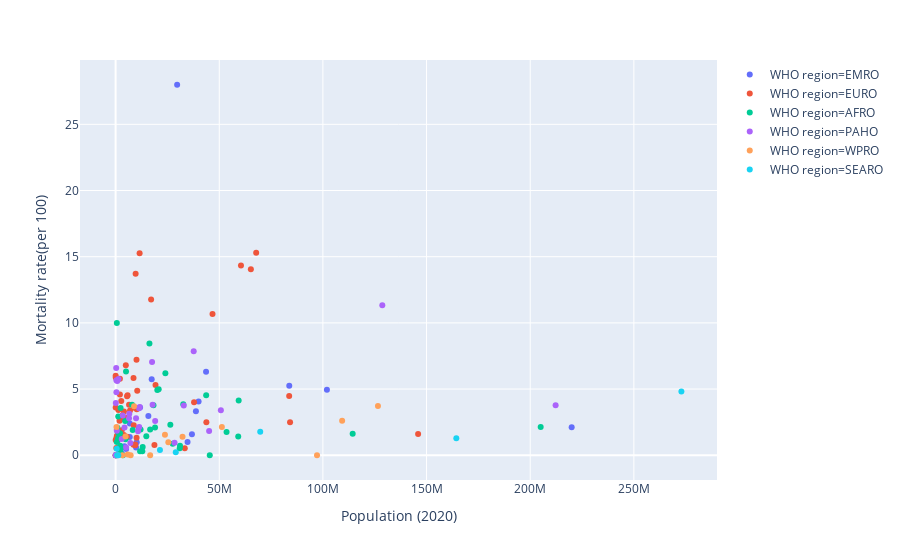

The code cell stored with this chart in its notebook:
### Code cell
# remove countries with very high populations for beter visualization

data2 = data1[data1['Country/Region'].str.contains('China')!=True]
data2 = data2[data2['Country/Region'].str.contains('India')!=True]

px.scatter(data2, y='Mortality rate(per 100)', x='Population (2020)', color='WHO region', hover_data=['Country/Region'])

### Figure 1 — Plotly figure (JSON) as saved in the notebook; plotly's stock layout.template omitted (floating-point values rounded to 4 significant figures)
{"data": [{"customdata": [["Afghanistan"], ["Bahrain"], ["Djibouti"], ["Egypt"], ["Iran"], ["Iraq"], ["Jordan"], ["Kuwait"], ["Lebanon"], ["Libya"], ["Morocco"], ["Oman"], ["Pakistan"], ["Qatar"], ["Saudi Arabia"], ["Somalia"], ["South Sudan"], ["Sudan"], ["Syria"], ["Tunisia"], ["United Arab Emirates"], ["Yemen"]], "hoverlabel": {"namelength": 0}, "hovertemplate": "WHO region=EMRO<br>Population (2020)=%{x}<br>Mortality rate(per 100)=%{y}<br>Country/Region=%{customdata[0]}", "legendgroup": "WHO region=EMRO", "marker": {"color": "#636efa", "symbol": "circle"}, "mode": "markers", "name": "WHO region=EMRO", "showlegend": true, "type": "scatter", "x": [38742911, 1688629, 985027, 101930276, 83771587, 40031626, 10182442, 4257495, 6831445, 6852010, 36820713, 5078933, 219992900, 2870922, 34701377, 15798020, 11166783, 43632213, 17410293, 11793319, 9865845, 29687214], "xaxis": "x", "y": [3.33, 0.35, 1.11, 4.94, 5.25, 4.07, 0.99, 0.68, 1.38, 2.39, 1.58, 0.48, 2.12, 0.15, 1, 2.97, 2.04, 6.3, 5.74, 3.6, 0.59, 27.99], "yaxis": "y"}, {"customdata": [["Albania"], ["Andorra"], ["Armenia"], ["Austria"], ["Azerbaijan"], ["Belarus"], ["Belgium"], ["Bosnia and Herzegovina"], ["Bulgaria"], ["Croatia"], ["Cyprus"], ["Denmark"], ["Estonia"], ["Finland"], ["France"], ["Georgia"], ["Germany"], ["Greece"], ["Greenland"], ["Holy See"], ["Hungary"], ["Iceland"], ["Ireland"], ["Israel"], ["Italy"], ["Kazakhstan"], ["Kyrgyzstan"], ["Latvia"], ["Liechtenstein"], ["Lithuania"], ["Luxembourg"], ["Malta"], ["Moldova"], ["Monaco"], ["Montenegro"], ["Netherlands"], ["North Macedonia"], ["Norway"], ["Poland"], ["Portugal"], ["Romania"], ["Russia"], ["San Marino"], ["Serbia"], ["Slovakia"], ["Slovenia"], ["Spain"], ["Sweden"], ["Switzerland"], ["Tajikistan"], ["Turkey"], ["Ukraine"], ["United Kingdom"], ["Uzbekistan"]], "hoverlabel": {"namelength": 0}, "hovertemplate": "WHO region=EURO<br>Population (2020)=%{x}<br>Mortality rate(per 100)=%{y}<br>Country/Region=%{customdata[0]}", "legendgroup": "WHO region=EURO", "marker": {"color": "#EF553B", "symbol": "circle"}, "mode": "markers", "name": "WHO region=EURO", "showlegend": true, "type": "scatter", "x": [2878420, 77240, 2962137, 8996022, 10120555, 9449940, 11579477, 3284806, 6958627, 4110214, 1205577, 5788108, 1326357, 5539002, 65244628, 3990681, 83730223, 10433037, 56750, 801, 9665192, 340795, 4926480, 8627444, 60479424, 18730568, 6501804, 1890218, 38106, 2729553, 623861, 441308, 4035814, 39186, 628050, 17127290, 2083391, 5412632, 37854825, 10202571, 19262731, 145922010, 33917, 8744288, 5459116, 2078881, 46751175, 10086531, 8641786, 9492342, 84153250, 43785122, 67814098, 33368859], "xaxis": "x", "y": [2.73, 5.88, 1.88, 3.58, 1.33, 0.76, 15.26, 3, 3.38, 2.78, 1.83, 4.53, 3.41, 4.46, 14.06, 1.53, 4.47, 4.87, 0, 0, 13.71, 0.54, 6.79, 0.79, 14.33, 0.78, 3.82, 2.6, 1.16, 4.1, 1.94, 1.33, 3.3, 3.6, 1.47, 11.77, 4.59, 2.82, 4.01, 3.47, 5.3, 1.61, 6.01, 2.27, 1.39, 5.77, 10.68, 7.22, 5.84, 0.82, 2.49, 2.5, 15.3, 0.53], "yaxis": "y"}, {"customdata": [["Algeria"], ["Angola"], ["Benin"], ["Botswana"], ["Burkina Faso"], ["Burundi"], ["Cabo Verde"], ["Cameroon"], ["Central African Republic"], ["Chad"], ["Comoros"], ["Equatorial Guinea"], ["Eritrea"], ["Eswatini"], ["Ethiopia"], ["Gabon"], ["Gambia"], ["Ghana"], ["Guinea"], ["Guinea-Bissau"], ["Kenya"], ["Lesotho"], ["Liberia"], ["Madagascar"], ["Malawi"], ["Mali"], ["Mauritania"], ["Mauritius"], ["Mozambique"], ["Namibia"], ["Niger"], ["Nigeria"], ["Rwanda"], ["Senegal"], ["Seychelles"], ["Sierra Leone"], ["South Africa"], ["Tanzania"], ["Togo"], ["Uganda"], ["Western Sahara"], ["Zambia"], ["Zimbabwe"]], "hoverlabel": {"namelength": 0}, "hovertemplate": "WHO region=AFRO<br>Population (2020)=%{x}<br>Mortality rate(per 100)=%{y}<br>Country/Region=%{customdata[0]}", "legendgroup": "WHO region=AFRO", "marker": {"color": "#00cc96", "symbol": "circle"}, "mode": "markers", "name": "WHO region=AFRO", "showlegend": true, "type": "scatter", "x": [43685618, 32644783, 12055347, 2341649, 20780371, 11814346, 554750, 26405174, 4812256, 16324440, 865696, 1392950, 3536285, 1157707, 114357494, 2214593, 2402083, 30936375, 13056478, 1958132, 53521116, 2138799, 5032469, 27539106, 19024426, 20125282, 4623535, 1271347, 31067362, 2531290, 24014064, 205052107, 12883878, 16649599, 98224, 7942879, 59154802, 59368313, 8237580, 45427637, 594215, 18273379, 14818157], "xaxis": "x", "y": [4.53, 3.85, 1.94, 0.19, 4.98, 0.3, 1, 2.31, 1.21, 8.44, 2.08, 1.66, 0, 1.27, 1.63, 0.72, 3.57, 0.53, 0.62, 1.33, 1.76, 1.67, 6.32, 0.86, 2.1, 4.93, 2.59, 2.92, 0.72, 0.51, 6.2, 2.13, 0.3, 1.94, 0, 3.82, 1.41, 4.13, 1.9, 0, 10, 3.78, 1.43], "yaxis": "y"}, {"customdata": [["Antigua and Barbuda"], ["Argentina"], ["Bahamas"], ["Barbados"], ["Belize"], ["Bolivia"], ["Brazil"], ["Canada"], ["Chile"], ["Colombia"], ["Costa Rica"], ["Cuba"], ["Dominica"], ["Dominican Republic"], ["Ecuador"], ["El Salvador"], ["Grenada"], ["Guatemala"], ["Guyana"], ["Haiti"], ["Honduras"], ["Jamaica"], ["Mexico"], ["Nicaragua"], ["Panama"], ["Paraguay"], ["Peru"], ["Saint Lucia"], ["Suriname"], ["Trinidad and Tobago"], ["Uruguay"], ["Venezuela"]], "hoverlabel": {"namelength": 0}, "hovertemplate": "WHO region=PAHO<br>Population (2020)=%{x}<br>Mortality rate(per 100)=%{y}<br>Country/Region=%{customdata[0]}", "legendgroup": "WHO region=PAHO", "marker": {"color": "#ab63fa", "symbol": "circle"}, "mode": "markers", "name": "WHO region=PAHO", "showlegend": true, "type": "scatter", "x": [97764, 45111229, 392477, 287305, 396120, 11640159, 212253150, 37674770, 19082804, 50771878, 5084636, 11327988, 71950, 10825682, 17587526, 6479609, 112418, 17846248, 785788, 11373955, 9871892, 2958567, 128655589, 6608366, 4300667, 7114524, 32876986, 183458, 585561, 1398579, 3471314, 28451828], "xaxis": "x", "y": [3.95, 1.83, 5.67, 6.6, 4.76, 3.65, 3.77, 7.85, 2.59, 3.4, 0.58, 3.55, 0, 1.82, 7.04, 2.8, 0, 3.81, 5.6, 2.13, 2.8, 1.23, 11.34, 3.14, 2.1, 0.92, 3.75, 0, 1.86, 5.76, 3.01, 0.94], "yaxis": "y"}, {"customdata": [["Australia"], ["Brunei"], ["Cambodia"], ["Fiji"], ["Japan"], ["Laos"], ["Malaysia"], ["Mongolia"], ["New Zealand"], ["Papua New Guinea"], ["Philippines"], ["Singapore"], ["South Korea"], ["Taiwan"], ["Vietnam"]], "hoverlabel": {"namelength": 0}, "hovertemplate": "WHO region=WPRO<br>Population (2020)=%{x}<br>Mortality rate(per 100)=%{y}<br>Country/Region=%{customdata[0]}", "legendgroup": "WHO region=WPRO", "marker": {"color": "#FFA15A", "symbol": "circle"}, "mode": "markers", "name": "WHO region=WPRO", "showlegend": true, "type": "scatter", "x": [25439164, 436624, 16671185, 895128, 126552765, 7253719, 32280610, 3267320, 4814272, 8911530, 109280343, 5840996, 51260395, 23808164, 97160127], "xaxis": "x", "y": [0.99, 2.13, 0, 0, 3.73, 0, 1.4, 0, 1.41, 3.7, 2.6, 0.06, 2.14, 1.55, 0], "yaxis": "y"}, {"customdata": [["Bangladesh"], ["Bhutan"], ["Indonesia"], ["Maldives"], ["Nepal"], ["Sri Lanka"], ["Thailand"], ["Timor-Leste"]], "hoverlabel": {"namelength": 0}, "hovertemplate": "WHO region=SEARO<br>Population (2020)=%{x}<br>Mortality rate(per 100)=%{y}<br>Country/Region=%{customdata[0]}", "legendgroup": "WHO region=SEARO", "marker": {"color": "#19d3f3", "symbol": "circle"}, "mode": "markers", "name": "WHO region=SEARO", "showlegend": true, "type": "scatter", "x": [164354176, 769867, 272931713, 538558, 29027347, 21395196, 69764925, 1313184], "xaxis": "x", "y": [1.29, 0, 4.81, 0.49, 0.22, 0.4, 1.78, 0], "yaxis": "y"}], "layout": {"autosize": true, "legend": {"tracegroupgap": 0}, "margin": {"t": 60}, "xaxis": {"anchor": "y", "autorange": true, "domain": [0, 1], "range": [-17280000.0, 290200000.0], "title": {"text": "Population (2020)"}, "type": "linear"}, "yaxis": {"anchor": "x", "autorange": true, "domain": [0, 1], "range": [-1.985, 29.97], "title": {"text": "Mortality rate(per 100)"}, "type": "linear"}}}
